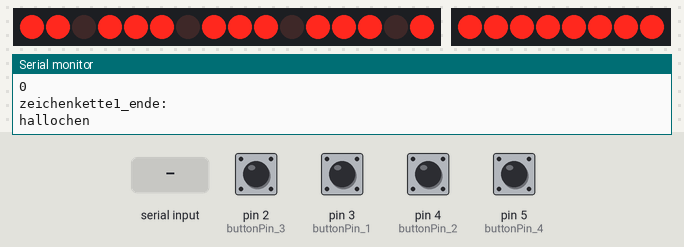
The sketch below on a simulated Arduino Uno, built with avr-gcc and run on an emulated ATmega328P. Parts: 16 shift-register outputs drawn as a row of LEDs (first output left, lit = HIGH), 8 shift-register outputs drawn as a row of LEDs (first output left, lit = HIGH), the last lines printed to the serial monitor. Wiring (inferred from the names in the program): 2 × shift register (74HC595): data pin 11; shift clock pin 13; latch pin 12; shift register (74HC595): data pin 8; shift clock pin 10; latch pin 9. Wiring (inferred from the signals the program sends): 2 × row of LEDs: on Q0, Q1, Q2, Q3, Q4, Q5, Q6, Q7, Q8, Q9, Q10, Q11, Q12, Q13, Q14, Q15 / on Q0, Q1, Q2, Q3, Q4, Q5, Q6, Q7. Inputs (shaded band) come from the test bench; at power-on: pin 2 (buttonPin_3), pin 3 (buttonPin_1), pin 4 (buttonPin_2), pin 5 (buttonPin_4) LOW.

Above: at 1.2 s.
1.3 s: "cp," received over Serial
At 2.7 s:
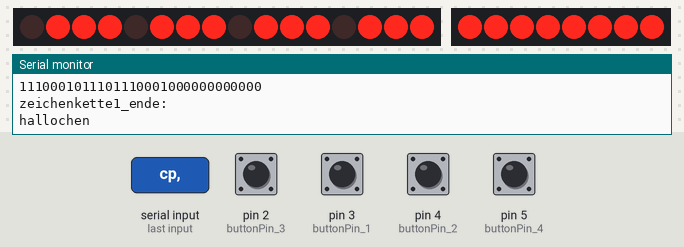
3.1 s: pin 3 (buttonPin_1) pulled HIGH for 0.15 s
At 3.9 s:
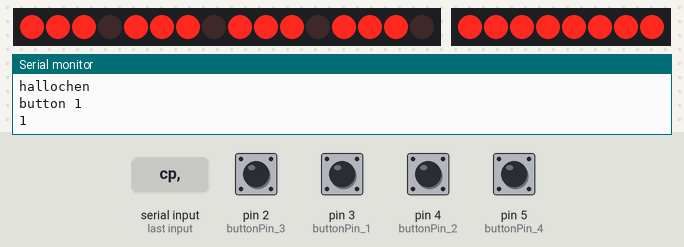
4.7 s: "4," received over Serial
At 7.0 s:
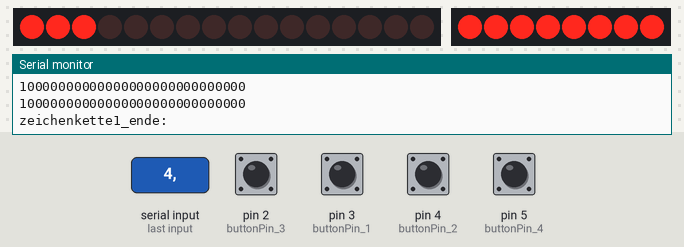
7.5 s: pin 4 (buttonPin_2) pulled HIGH for 0.15 s
At 7.9 s:
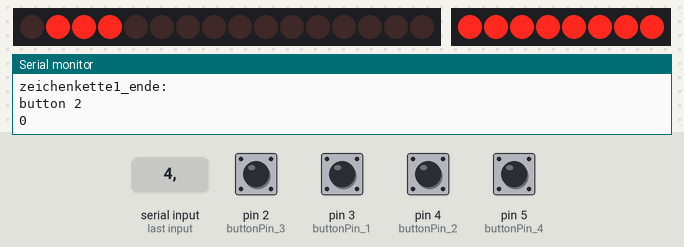
9.1 s: "button," received over Serial
At 11.4 s:
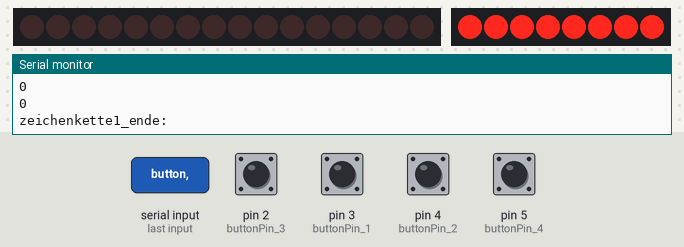
11.7 s: "2," received over Serial
At 12.7 s:
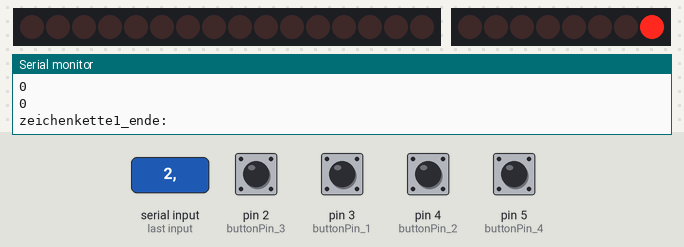
Timing chart, 0 to 14.7 s (numbered marks = the images above; inputs shaded):
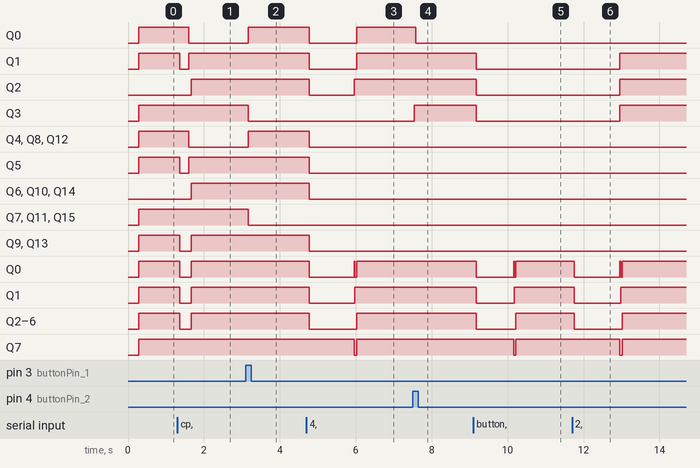

The sketch:

MA_Project_neu2.ino
```cpp
/*
Name:		Sketch1.ino
Created:	20.02.2017 14:08:23
Author:	Dennis
*/


char incomingData;

//Zeilen: 8 Stück
int latchPin = 9;
int clockPin = 10;
int dataPin = 8;


//Spalten: 16 Stück
int currentLED = 6;
int currentLED_2 = 3;

//Spalten
int latchPin_2 = 12;
int clockPin_2 = 13;
int dataPin_2 = 11;

//buttons
const int buttonPin_1 = 3;
const int buttonPin_2 = 4;
const int buttonPin_3 = 2;
const int buttonPin_4 = 5;

long zeichenKette[8 * 8];

byte tempZeichen_1;
byte tempZeichen_2;

String program = "paint";

byte font[3][2] = {
	{ 0x05, 0x02 },
	{ 0x02, 0x05 },
	{ 0x07, 0x04 },
};
/*byte fontZahlen[10][8] = {
	{ 0x07, 0x05, 0x05, 0x05, 0x05, 0x05, 0x05, 0x07 },		//0
	{ 0x01, 0x01, 0x01, 0x01, 0x01, 0x05, 0x03, 0x01 },		//1
	{ 0x07, 0x04, 0x04, 0x04, 0x07, 0x01, 0x01, 0x07 },		//2
	{ 0x07, 0x01, 0x01, 0x01, 0x07, 0x01, 0x01, 0x07 },		//3
	{ 0x01, 0x01, 0x01, 0x01, 0x07, 0x05, 0x05, 0x05 },		//5
	{ 0x07, 0x01, 0x01, 0x01, 0x07, 0x04, 0x04, 0x07 },		//5
	{ 0x07, 0x05, 0x05, 0x05, 0x07, 0x04, 0x04, 0x07 },		//6
	{ 0x01, 0x01, 0x01, 0x01, 0x01, 0x05, 0x05, 0x07 },		//7
	{ 0x07, 0x05, 0x05, 0x05, 0x07, 0x05, 0x05, 0x07 },		//8
	{ 0x07, 0x01, 0x01, 0x01, 0x07, 0x05, 0x05, 0x07 },		//9
};*/

byte fontZahlen[11][8] = {
	{ 0x00, 0x07, 0x05, 0x05, 0x05, 0x05, 0x05, 0x07 },		//0
	{ 0x00, 0x01, 0x03, 0x05, 0x01, 0x01, 0x01, 0x01 },		//1
	{ 0x00, 0x07, 0x01, 0x01, 0x07, 0x04, 0x04, 0x07 },		//2
	{ 0x00, 0x07, 0x01, 0x01, 0x07, 0x01, 0x01, 0x07 },		//3
	{ 0x00, 0x05, 0x05, 0x07, 0x01, 0x01, 0x01, 0x01 },		//4
	{ 0x00, 0x07, 0x04, 0x04, 0x07, 0x01, 0x01, 0x07 },		//5
	{ 0x00, 0x07, 0x04, 0x04, 0x07, 0x05, 0x05, 0x07 },		//6
	{ 0x00, 0x07, 0x01, 0x01, 0x07, 0x01, 0x01, 0x01 },		//7
	{ 0x00, 0x07, 0x05, 0x05, 0x07, 0x05, 0x05, 0x07 },		//8
	{ 0x00, 0x07, 0x05, 0x07, 0x01, 0x01, 0x01, 0x07 },		//9
	{ 0x00, 0x00, 0x00, 0x00, 0x00, 0x00, 0x00, 0x00 },		//leer
};

// the setup function runs once when you press reset or power the board
void setup() {
	pinMode(latchPin, OUTPUT);
	pinMode(dataPin, OUTPUT);
	pinMode(clockPin, OUTPUT);

	pinMode(latchPin_2, OUTPUT);
	pinMode(dataPin_2, OUTPUT);
	pinMode(clockPin_2, OUTPUT);

	pinMode(buttonPin_1, INPUT);
	pinMode(buttonPin_2, INPUT);

	pinMode(buttonPin_3, INPUT);
	pinMode(buttonPin_4, INPUT);

	Serial.begin(9600);


	musterInitPicture("X..XX..XX..XX..X");

}


//1. 1byte um die länge nach rechts 2tes byte um länge und um 8 nach rechts. Beide loslaufen lassen
//2. Warten bis erstes byte um 8 nach links verschoben wurde und dann zewites byte anfangen loslaufen zu lassen

int start_old = 0;

int h = 1;															//int zeichenlength ist überflüssig kann raus
void Zeichen2_neu(int start, int height, int zeichenlength)		//neu 9.3.17
{
	//Serial.println("Zeichnen:\n");

	for (int i = 0; i < 8; i++)
	{
		//tempZeichen_1 = zeichenKette[i+height] >> (zeichenlength * 4 - start);
		//tempZeichen_2 = zeichenKette[i+height] >> (zeichenlength * 4 + 8 - start);

		tempZeichen_1 = zeichenKette[7-i + height] >> (8 * 4 - 16 - start);
		tempZeichen_2 = zeichenKette[7-i + height] >> (8 * 4 - 8 - start);

		//tempZeichen_1 = zeichenKette[0] >> 16;
		//tempZeichen_2 = zeichenKette[0] >> 24;


		//Serial.println(tempZeichen_1, BIN);
		//Serial.println(tempZeichen_1, BIN);

		delay(2);

		//tempZeichen_1 = zeichenKette[i + height] >> (start);
		//tempZeichen_2 = zeichenKette[i + height] >> (8 - start);

		/*if (start_old != start)
		{
		Serial.println(tempZeichen_1, BIN);
		Serial.println(tempZeichen_2, BIN);
		}*/

		//Serial.println(tempZeichen_1, BIN);
		//Serial.println(tempZeichen_2, BIN);

		//Serial.println(tempZeichen, BIN);

		/*if (h == 1)
		{
			//Serial.println(0x1 << 7 - i, BIN);
			Serial.println(tempZeichen_1, BIN);
			Serial.println(tempZeichen_1, BIN);
		}*/

		if (true)
		{
			digitalWrite(latchPin, LOW);
			shiftOut(dataPin, clockPin, LSBFIRST, (0x01 << 7-i));
			digitalWrite(latchPin, HIGH);
			//digitalWrite(latchPin, LOW);

			digitalWrite(latchPin_2, LOW);
			shiftOut(dataPin_2, clockPin_2, LSBFIRST, tempZeichen_1);
			shiftOut(dataPin_2, clockPin_2, LSBFIRST, tempZeichen_2);
			digitalWrite(latchPin_2, HIGH);
		}
		//digitalWrite(latchPin_2, LOW);

		//delay(10);
	}
	h = 2;
	start_old = start;
}


void Lauflicht2(String muster)
{
	int zeichenlength = muster.length();
	musterInitZ(muster);
	for (int i = 0; i <(zeichenlength * 4 + 2 * 8); i++)
	{
		for (int k = 0; k<100; k++)
			Zeichen2_neu(i, 0, zeichenlength);
	}
}

String str;

void ButtonControl(String muster)
{
	int buttonState[] = { 0,0,0,0 };
	int buttonState_old[] = { 0,0,0,0 };
	int zeichenlength = muster.length();
	int i = 0;
	int height = 0;
	musterInitZ(muster);
	Serial.println("hallochen");
	while (true)
	{
		if (Serial.available() > 0) {
			// read the incoming byte:
			if (Serial.available() > 0)
			{
				str = Serial.readStringUntil('\n');


			}
			//incomingData = Serial.read();

			// say what you got:
			Serial.print("I received: ");
			Serial.println(str);

			if (str[0] == 'c' && str[1] == 'p')
			{
				Serial.println("break button");
				program = "paint";
				break;
			}

			musterInitZ(str);
		}


		//Serial.println("lol");
		buttonState[0] = digitalRead(buttonPin_1);
		buttonState[1] = digitalRead(buttonPin_2);
		buttonState[2] = digitalRead(buttonPin_3);
		buttonState[3] = digitalRead(buttonPin_4);

		if (buttonState[0] == HIGH && buttonState[0] != buttonState_old[0] && i < 16)
		{
			Serial.println("button 1");
			i++;
			Serial.println(i);
		}

		if (buttonState[1] == HIGH && buttonState[1] != buttonState_old[1] && i>0)
		{
			Serial.println("button 2");
			i--;
			Serial.println(i);
		}

		if (buttonState[2] == HIGH && buttonState[2] != buttonState_old[2] && height < 32)
		{
			Serial.println("button 3");
			height++;
			Serial.println(height);
		}

		if (buttonState[3] == HIGH && buttonState[3] != buttonState_old[3] && height > 0)
		{
			Serial.println("button 4");
			height--;
			Serial.println(height);
		}

		Zeichen2_neu(i, height, zeichenlength);

		buttonState_old[0] = buttonState[0];
		buttonState_old[1] = buttonState[1];
		buttonState_old[2] = buttonState[2];
		buttonState_old[3] = buttonState[3];

	}
}

void Paint(String muster)
{
	Serial.println("size");
	Serial.println(sizeof(muster));
	int buttonState[] = { 0,0,0,0 };
	int buttonState_old[] = { 0,0,0,0 };
	int zeichenlength = muster.length();
	int i = 0;
	int height = 0;
	String tempStr = "";
	String test[2];
	musterInitPicture(muster);
	Serial.println("hallochen");
	while (true)
	{
		if (Serial.available() > 0) {

			tempStr = "";
			str = "";

			// read the incoming byte:
			if (Serial.available() > 0)
			{
				str = Serial.readStringUntil(',');
				//test[1] = Serial.readStringUntil(',');
			}
			//incomingData = Serial.read();

			/*Serial.println("1: ");
			Serial.println(test[0]);
			Serial.println("2: ");
			Serial.println(test[1]);*/


			// say what you got:
			Serial.println("I received: ");
			Serial.println(str);

			if (str == "cp")
			{
				Serial.println("break button");
				program = "button";
				break;
			}

			for (int k = 0; k < str.length(); k++)
			{
				if (str[k] == 'X' || str[k] == '.')
				{
					//Serial.println(str[k]);
					tempStr += str[k];
				}
				else if(str[k] == '\n')
				{
					Serial.println("linefeed");
					Serial.println(tempStr.length() % 32);

					for (int n = 0; n < (tempStr.length() % 32); n++)
						tempStr += '.';

				}
			}

			Serial.println("neu: ");
			Serial.println(tempStr);


			musterInitPicture(tempStr);
		}


		//Serial.println("lol");
		buttonState[0] = digitalRead(buttonPin_1);
		buttonState[1] = digitalRead(buttonPin_2);
		buttonState[2] = digitalRead(buttonPin_3);
		buttonState[3] = digitalRead(buttonPin_4);

		if (buttonState[0] == HIGH && buttonState[0] != buttonState_old[0] && i < 16)
		{
			Serial.println(buttonPin_1);
			i++;
			Serial.println(i);
		}

		if (buttonState[1] == HIGH && buttonState[1] != buttonState_old[1] && i>0)
		{
			Serial.println(buttonPin_2);
			i--;
			Serial.println(i);
		}

		if (buttonState[2] == HIGH && buttonState[2] != buttonState_old[2] && height < 32)
		{
			Serial.println(buttonPin_3);
			height++;
			Serial.println(height);
		}

		if (buttonState[3] == HIGH && buttonState[3] != buttonState_old[3] && height > 0)
		{
			Serial.println(buttonPin_4);
			height--;
			Serial.println(height);
		}

		Zeichen2_neu(i, height, zeichenlength);

		buttonState_old[0] = buttonState[0];
		buttonState_old[1] = buttonState[1];
		buttonState_old[2] = buttonState[2];
		buttonState_old[3] = buttonState[3];

	}
}


//neu 9.3.17
//String max 8 Zeichen, da Int(pro Zeichen 4 bit)
//Init: Erstellt aus Zeichenmuster das Bitmuster für jede Zeile
void musterInitZ(String zeichen)
{
	Serial.println("Zeichenlange:");
	Serial.println(zeichen.length());

	int zeilen = 0;

	for (int i = 0; i < 64; i++)
	{
		zeichenKette[i] = 0;
	}

	zeilen = zeichen.length() / 8;
	if ((zeichen.length() % 8) > 0)
		zeilen++;
	if (zeilen > 8)
		zeilen--;

	Serial.println(zeilen);

	//Anzahl Zeilen --> Zeilen
	for (int k = 0; k < zeilen; k++)
	{
		for (int j = 0; j < 8; j++)
		{
			//Serial.println("Durchgang: ");
			for (int i = 0; i < 8; i++)
			{
				if (zeichen[i + k * 8] == '0')
				{
					if (i == 0)
						zeichenKette[j + k * 8] = fontZahlen[0][j];
					else {
						zeichenKette[j + k * 8] = zeichenKette[j + k * 8] << 4;
						zeichenKette[j + k * 8] += fontZahlen[0][j];
					}

					//Serial.println(zeichenKette[j + k * 8], BIN);
					//break;
				}
				else if (zeichen[i + k * 8] == '1')
				{
					if (i == 0)
						zeichenKette[j + k * 8] = fontZahlen[1][j];
					else {
						zeichenKette[j + k * 8] = zeichenKette[j + k * 8] << 4;
						zeichenKette[j + k * 8] += fontZahlen[1][j];
					}
					//Serial.println(zeichenKette[j + k * 8], BIN);
					//break;
				}
				else if (zeichen[i + k * 8] == '2')
				{
					if (i == 0)
						zeichenKette[j + k * 8] = fontZahlen[2][j];
					else {
						zeichenKette[j + k * 8] = zeichenKette[j + k * 8] << 4;
						zeichenKette[j + k * 8] += fontZahlen[2][j];
					}
					//Serial.println(zeichenKette[j + k * 8], BIN);
					//break;
				}
				else if (zeichen[i + k * 8] == '3')
				{
					if (i == 0)
						zeichenKette[j + k * 8] = fontZahlen[3][j];
					else {
						zeichenKette[j + k * 8] = zeichenKette[j + k * 8] << 4;
						zeichenKette[j + k * 8] += fontZahlen[3][j];
					}
					//Serial.println(zeichenKette[j + k * 8], BIN);
					//break;
				}
				else if (zeichen[i + k * 8] == '4')
				{
					if (i == 0)
						zeichenKette[j + k * 8] = fontZahlen[4][j];
					else {
						zeichenKette[j + k * 8] = zeichenKette[j + k * 8] << 4;
						zeichenKette[j + k * 8] += fontZahlen[4][j];
					}
					//Serial.println(zeichenKette[j + k * 8], BIN);
					//break;
				}
				else if (zeichen[i + k * 8] == '5')
				{
					if (i == 0)
						zeichenKette[j + k * 8] = fontZahlen[5][j];
					else {
						zeichenKette[j + k * 8] = zeichenKette[j + k * 8] << 4;
						zeichenKette[j + k * 8] += fontZahlen[5][j];
					}
					//Serial.println(zeichenKette[j + k * 8], BIN);
					//break;
				}
				else if (zeichen[i + k * 8] == '6')
				{
					if (i == 0)
						zeichenKette[j + k * 8] = fontZahlen[6][j];
					else {
						zeichenKette[j + k * 8] = zeichenKette[j + k * 8] << 4;
						zeichenKette[j + k * 8] += fontZahlen[6][j];
					}
					//Serial.println(zeichenKette[j + k * 8], BIN);
					//break;
				}
				else if (zeichen[i + k * 8] == '7')
				{
					if (i == 0)
						zeichenKette[j + k * 8] = fontZahlen[7][j];
					else {
						zeichenKette[j + k * 8] = zeichenKette[j + k * 8] << 4;
						zeichenKette[j + k * 8] += fontZahlen[7][j];
					}
					//Serial.println(zeichenKette[j + k * 8], BIN);
					//break;
				}
				else if (zeichen[i + k * 8] == '8')
				{
					if (i == 0)
						zeichenKette[j + k * 8] = fontZahlen[8][j];
					else {
						zeichenKette[j + k * 8] = zeichenKette[j + k * 8] << 4;
						zeichenKette[j + k * 8] += fontZahlen[8][j];
					}
					//Serial.println(zeichenKette[j + k * 8], BIN);
					//break;
				}
				else if (zeichen[i + k * 8] == '9')
				{
					if (i == 0)
						zeichenKette[j + k * 8] = fontZahlen[9][j];
					else {
						zeichenKette[j + k * 8] = zeichenKette[j + k * 8] << 4;
						zeichenKette[j + k * 8] += fontZahlen[9][j];
					}
					//Serial.println(zeichenKette[j + k * 8], BIN);
					//break;
				}
				else if (zeichen[i + k * 8] == ' ')
				{
					if (i == 0)
						zeichenKette[j + k * 8] = fontZahlen[10][j];
					else {
						zeichenKette[j + k * 8] = zeichenKette[j + k * 8] << 4;
						zeichenKette[j + k * 8] += fontZahlen[10][j];
					}
					//Serial.println(zeichenKette[j + k * 8], BIN);
					//break;
				}
				else
					zeichenKette[j + k * 8] = zeichenKette[j + k * 8] << 4;


			}
		}
	}

	Serial.println("zeichenkette1:");
	for(int l =0; l<8; l++)
		Serial.println(zeichenKette[l], BIN);
	//Serial.println(zeichenKette[0], BIN);
	//Serial.println(zeichenKette[8], BIN);
	Serial.println("zeichenkette1_ende:");

}


void musterInitPicture(String zeichen)
{
	Serial.println("Zeichenlange:");
	Serial.println(zeichen.length());

	int zeilen = 0;

	for (int i = 0; i < 64; i++)
	{
		zeichenKette[i] = 0;
	}

	zeilen = zeichen.length() / 32;
	if ((zeichen.length() % 32) > 0)
		zeilen++;
	if (zeilen > 8)
		zeilen--;

	Serial.println(zeilen);

	//Anzahl Zeilen --> Zeilen
	for (int k = 0; k < zeilen; k++)
	{
		//Serial.println("Durchgang: ");
		for (int i = 0; i < 32; i++)
		{
			if (zeichen[i + k * 32] == 'X')
			{
				if (i == 0)
					zeichenKette[k] = 0x1;
				else {
					zeichenKette[k] = zeichenKette[k] << 1;
					zeichenKette[k] += 0x1;
				}

				//Serial.println(zeichenKette[k], BIN);
				//break;
			}
			else if (zeichen[i + k * 32] == '.')
			{
				if (i == 0)
					zeichenKette[k] = 0x0;
				else {
					zeichenKette[k] = zeichenKette[k] << 1;
					zeichenKette[k] += 0x0;
				}
				//Serial.println(zeichenKette[k], BIN);
				//break;
			}
			else if (zeichen[i + k * 32] == '\n')
			{
				//zeichenKette[k] = zeichenKette[k] << 32-i;
				Serial.println("break");
				//zeilen++;
				break;
			}
			else
				zeichenKette[k] = zeichenKette[k] << 1;


		}

	}

	Serial.println("zeichenkette1:");
	for (int l = 0; l<8; l++)
		Serial.println(zeichenKette[l], BIN);
	Serial.println("zeichenkette1_ende:");

}


void musterInitZ_test(String zeichen)
{
	Serial.println("Zeichenlange:");
	Serial.println(zeichen.length());

	for (int i = 0; i < 8; i++)
	{
		zeichenKette[i] = 0;
	}
	//Anzahl Zeilen --> Zeilen
	for (int j = 0; j < 8; j++)
	{
		Serial.println("Durchgang: ");
		for (int i = 0; i < zeichen.length(); i++)
		{

			if (i == 0)
				zeichenKette[j] = font[(int)zeichen[i]][j];
			else {
				zeichenKette[j] = zeichenKette[j] << 4;
				zeichenKette[j] += font[(int)zeichen[i]][j];
			}

			Serial.println(zeichenKette[j], BIN);


		}
	}

	Serial.println("zeichenkette1:");
	for (int j = 0; j<16; j++)
		Serial.println(zeichenKette[j], BIN);
	//Serial.println(zeichenKette[1], BIN);

	Serial.println("zeichenkette1_ende:");

}

int i = 0;
// the loop function runs over and over again until power down or reset
void loop() {
	//File  file;
	//file.open("C:\ArduinoProjekt\test.txt");
	//ButtonControl("01234");
	//.println("main");
	if(program == "paint")
		Paint("X..XX..XX..XX..XX..XX..XX..XX..X.................................X..XX..XX..XX..XX..XX..XX.XX..X");
	else if(program == "button")
		ButtonControl("01234");
	/*if (i == 8)
		i = 0;*/

	//tempZeichen_1 = zeichenKette[0] >> 16;
	//tempZeichen_2 = zeichenKette[0] >> 24;

	while (false)
	{
		/*if (i == 8)
		{

			for (int j = 0; j < 8; j++)
			{
				digitalWrite(dataPin, LOW);
				digitalWrite(clockPin, HIGH);
				digitalWrite(clockPin, LOW);
			}
			digitalWrite(latchPin, HIGH);
			digitalWrite(latchPin, LOW);

			for (int j = 0; j < 16; j++)
			{
				digitalWrite(dataPin_2, LOW);
				digitalWrite(clockPin_2, HIGH);
				digitalWrite(clockPin_2, LOW);
			}
			digitalWrite(latchPin_2, HIGH);
			digitalWrite(latchPin_2, LOW);

			i = 0;
		}

		if (i == 0)
		{
			digitalWrite(dataPin, HIGH);
			digitalWrite(clockPin, HIGH);
			digitalWrite(clockPin, LOW);
			digitalWrite(latchPin, HIGH);
			digitalWrite(latchPin, LOW);

			digitalWrite(dataPin_2, HIGH);
			digitalWrite(clockPin_2, HIGH);
			digitalWrite(clockPin_2, LOW);
			digitalWrite(latchPin_2, HIGH);
			digitalWrite(latchPin_2, LOW);
		}

		digitalWrite(dataPin, LOW);
		digitalWrite(clockPin, HIGH);
		digitalWrite(clockPin, LOW);
		digitalWrite(latchPin, HIGH);
		digitalWrite(latchPin, LOW);

		digitalWrite(dataPin_2, LOW);
		digitalWrite(clockPin_2, HIGH);
		digitalWrite(clockPin_2, LOW);
		digitalWrite(latchPin_2, HIGH);
		digitalWrite(latchPin_2, LOW);*/

		if (i == 8)
			i = 0;

		if (i == 0)
		{
			tempZeichen_1 = 0x0;
			tempZeichen_1 = 0x11;
		}

		//tempZeichen_1 = zeichenKette[i] >> 16;
		//tempZeichen_2 = zeichenKette[i] >> 24;

		tempZeichen_1 = tempZeichen_1 << i;

		/*if (i % 2 == 0)
		{
			tempZeichen_1 = tempZeichen_2 = 0x55;
		}
		else
			tempZeichen_1 = tempZeichen_2 = 0x80;

		//tempZeichen_1 = tempZeichen_2 = 0x55;*/
		if (true)
		{
			digitalWrite(latchPin, LOW);
			shiftOut(dataPin, clockPin, LSBFIRST, (0x1 << i));
			digitalWrite(latchPin, HIGH);
			//digitalWrite(latchPin, LOW);

			digitalWrite(latchPin_2, LOW);
			shiftOut(dataPin_2, clockPin_2, LSBFIRST, tempZeichen_1);
			shiftOut(dataPin_2, clockPin_2, LSBFIRST, tempZeichen_1);
			digitalWrite(latchPin_2, HIGH);
		}


		delay(50);

		i++;
	}

}
```

Measured:
- after the input at 1.3 s, Q0, Q4, Q8, Q12: HIGH → LOW after 0.30 s; Q1, Q5: HIGH → LOW after 0.06 s, → HIGH 0.24 s later; Q2, Q6, Q10, Q14: LOW → HIGH after 0.36 s; Q9, Q13, Q0–6: HIGH → LOW after 0.06 s, → HIGH 0.30 s later
- after the input at 3.1 s, Q0, Q4, Q8, Q12: LOW → HIGH after 0.06 s; Q3, Q7, Q11, Q15: HIGH → LOW after 0.06 s
- after the input at 4.7 s, Q0–2, Q1–6: HIGH → LOW after 0.08 s, → HIGH 1.2 s later; Q4–6, Q8–10, Q12–14: HIGH → LOW after 0.08 s; Q0: HIGH → LOW after 0.08 s, → HIGH 1.2 s later, → LOW 0.02 s later, → HIGH 0.04 s later; Q7: HIGH → LOW after 1.3 s, → HIGH 0.06 s later
- after the input at 7.5 s, Q0: HIGH → LOW after 0.08 s; Q3: LOW → HIGH at once
- after the input at 9.1 s, Q1–3: HIGH → LOW after 0.08 s; Q0: HIGH → LOW after 0.08 s, → HIGH 0.98 s later, → LOW 0.02 s later, → HIGH 0.04 s later; Q1–6: HIGH → LOW after 0.08 s, → HIGH 1.0 s later; Q7: HIGH → LOW after 1.1 s, → HIGH 0.06 s later
- after the input at 11.7 s, Q1–3: LOW → HIGH after 1.3 s; Q0: HIGH → LOW after 0.06 s, → HIGH 1.2 s later, → LOW 0.02 s later, → HIGH 0.04 s later; Q1: HIGH → LOW after 0.06 s, → HIGH 1.2 s later; Q2–6: HIGH → LOW after 0.06 s, → HIGH 1.3 s later; Q7: HIGH → LOW after 1.3 s, → HIGH 0.06 s later
